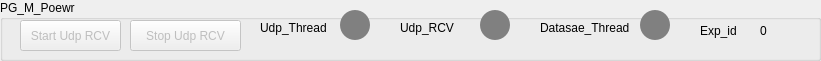
    <widget class="QGroupBox" name="groupBox_16">
     <property name="geometry">
      <rect>
       <x>0</x>
       <y>180</y>
       <width>821</width>
       <height>61</height>
      </rect>
     </property>
     <property name="title">
      <string>PG_M_Poewr</string>
     </property>
     <widget class="QPushButton" name="pushButton_195">
      <property name="enabled">
       <bool>false</bool>
      </property>
      <property name="geometry">
       <rect>
        <x>20</x>
        <y>20</y>
        <width>101</width>
        <height>31</height>
       </rect>
      </property>
      <property name="text">
       <string>Start Udp RCV</string>
      </property>
     </widget>
     <widget class="QPushButton" name="pushButton_196">
      <property name="enabled">
       <bool>false</bool>
      </property>
      <property name="geometry">
       <rect>
        <x>130</x>
        <y>20</y>
        <width>111</width>
        <height>31</height>
       </rect>
      </property>
      <property name="text">
       <string>Stop Udp RCV</string>
      </property>
     </widget>
     <widget class="QLabel" name="label_159">
      <property name="geometry">
       <rect>
        <x>540</x>
        <y>20</y>
        <width>121</width>
        <height>16</height>
       </rect>
      </property>
      <property name="text">
       <string>Datasae_Thread</string>
      </property>
     </widget>
     <widget class="QLabel" name="label_160">
      <property name="geometry">
       <rect>
        <x>260</x>
        <y>20</y>
        <width>91</width>
        <height>16</height>
       </rect>
      </property>
      <property name="text">
       <string>Udp_Thread</string>
      </property>
     </widget>
     <widget class="QLabel" name="label_161">
      <property name="geometry">
       <rect>
        <x>760</x>
        <y>20</y>
        <width>21</width>
        <height>21</height>
       </rect>
      </property>
      <property name="text">
       <string>0</string>
      </property>
     </widget>
     <widget class="QPushButton" name="pushButton_197">
      <property name="geometry">
       <rect>
        <x>480</x>
        <y>10</y>
        <width>30</width>
        <height>30</height>
       </rect>
      </property>
      <property name="styleSheet">
       <string notr="true">border-radius:15px;
background-color:grey;
</string>
      </property>
      <property name="text">
       <string/>
      </property>
     </widget>
     <widget class="QLabel" name="label_162">
      <property name="geometry">
       <rect>
        <x>700</x>
        <y>20</y>
        <width>41</width>
        <height>21</height>
       </rect>
      </property>
      <property name="text">
       <string>Exp_id</string>
      </property>
     </widget>
     <widget class="QPushButton" name="pushButton_198">
      <property name="geometry">
       <rect>
        <x>340</x>
        <y>10</y>
        <width>30</width>
        <height>30</height>
       </rect>
      </property>
      <property name="styleSheet">
       <string notr="true">border-radius:15px;
background-color:grey;
</string>
      </property>
      <property name="text">
       <string/>
      </property>
     </widget>
     <widget class="QLabel" name="label_163">
      <property name="geometry">
       <rect>
        <x>400</x>
        <y>20</y>
        <width>91</width>
        <height>16</height>
       </rect>
      </property>
      <property name="text">
       <string>Udp_RCV</string>
      </property>
     </widget>
     <widget class="QPushButton" name="pushButton_199">
      <property name="geometry">
       <rect>
        <x>640</x>
        <y>10</y>
        <width>30</width>
        <height>30</height>
       </rect>
      </property>
      <property name="styleSheet">
       <string notr="true">border-radius:15px;
background-color:grey
;
</string>
      </property>
      <property name="text">
       <string/>
      </property>
     </widget>
    </widget>
